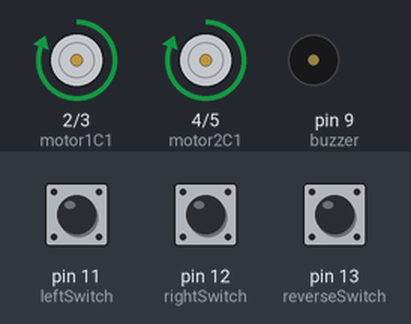
Recording of a sketch running on a simulated Arduino Uno, built with avr-gcc and run on an emulated ATmega328P. On the bench: motor-driver pin pairs drawn as motors (green arrow = first pin HIGH = forward, orange = second pin HIGH = backward, longer = more drive), buzzer (waves = sounding). Inputs (shaded band) come from the test bench; at power-on: pin 13 (reverseSwitch) LOW, pin 11 (leftSwitch) LOW, pin 12 (rightSwitch) LOW.

Above: at 1.2 s.
1.3 s: pin 13 (reverseSwitch) pulled HIGH for 0.15 s
At 1.64 s:
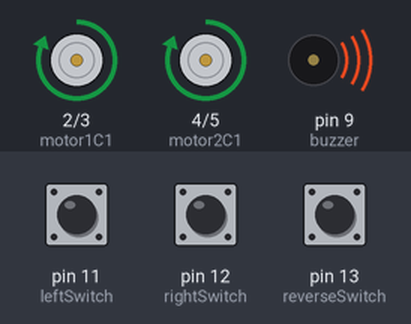
3.3 s: pin 11 (leftSwitch) pulled HIGH for 0.15 s
At 3.37 s:
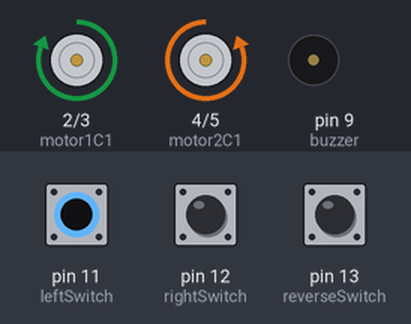
4.9 s: pin 12 (rightSwitch) pulled HIGH for 0.15 s
At 4.97 s:
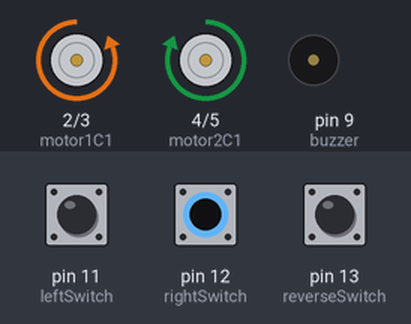
6.5 s: pin 12 (rightSwitch) pulled HIGH for 3.2 s
At 10.7 s:
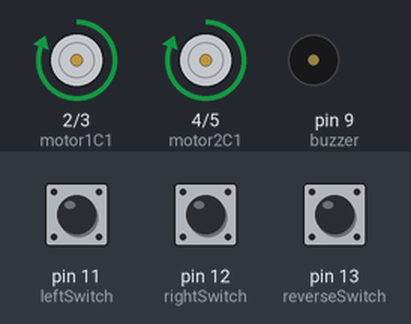
11.2 s: pin 11 (leftSwitch) pulled HIGH for 3.2 s
At 11.8 s:
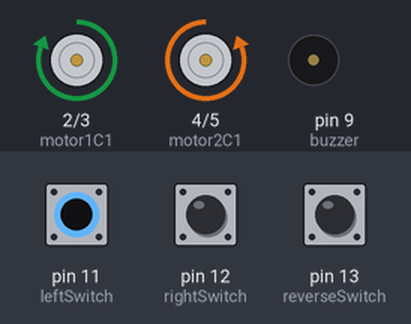
Timing chart, 0 to 15.9 s (numbered marks = the images above; inputs shaded):
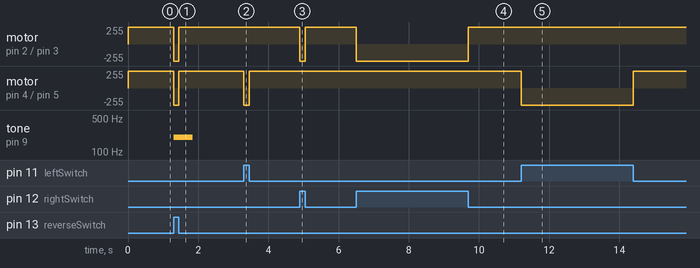

Measured:
- after the input at 1.3 s, motor on pin 2 (motor1C1) / pin 3 (motor1C2), motor on pin 4 (motor2C1) / pin 5 (motor2C2): forward 255/255 → backward 255/255 at once, → forward 255/255 0.15 s later; tone on pin 9 (buzzer): silent → 200 Hz at once, → silent 0.54 s later
- after the input at 3.3 s, motor on pin 4 (motor2C1) / pin 5 (motor2C2): forward 255/255 → backward 255/255 at once, → forward 255/255 0.15 s later
- after the input at 4.9 s, motor on pin 2 (motor1C1) / pin 3 (motor1C2): forward 255/255 → backward 255/255 at once, → forward 255/255 0.15 s later
- after the input at 6.5 s, motor on pin 2 (motor1C1) / pin 3 (motor1C2): forward 255/255 → backward 255/255 at once, → forward 255/255 3.2 s later
- after the input at 11.2 s, motor on pin 4 (motor2C1) / pin 5 (motor2C2): forward 255/255 → backward 255/255 at once, → forward 255/255 3.2 s later

The sketch:

CodigoArduino.ino
```cpp
int motor1C1=2;
int motor1C2=3;
int motor2C1=4;
int motor2C2=5;

int buzzer = 9;

int leftSwitch=11;
int rightSwitch=12;
int reverseSwitch=13;

void setup() {

  pinMode(motor1C1,OUTPUT);
  pinMode(motor1C2,OUTPUT);
  pinMode(motor2C1,OUTPUT);
  pinMode(motor2C2,OUTPUT);

  pinMode(leftSwitch,INPUT);
  pinMode(rightSwitch,INPUT);
  pinMode(reverseSwitch,INPUT);

}

void loop() {
  int left=digitalRead(leftSwitch);
  int right=digitalRead(rightSwitch);
  int reverse=digitalRead(reverseSwitch);

  if(left==1 && right==0){
    digitalWrite(motor1C1,HIGH);
    digitalWrite(motor1C2,LOW);
    digitalWrite(motor2C1,LOW);
    digitalWrite(motor2C2,HIGH);
  }
  else if(left==0 && right==1){
    digitalWrite(motor1C1,LOW);
    digitalWrite(motor1C2,HIGH);
    digitalWrite(motor2C1,HIGH);
    digitalWrite(motor2C2,LOW);
  }
  else if(reverse==1){
    digitalWrite(motor1C1,LOW);
    digitalWrite(motor1C2,HIGH);
    digitalWrite(motor2C1,LOW);
    digitalWrite(motor2C2,HIGH);
    tone(buzzer,200,500);
  }
  else{
    digitalWrite(motor1C1,HIGH);
    digitalWrite(motor1C2,LOW);
    digitalWrite(motor2C1,HIGH);
    digitalWrite(motor2C2,LOW);
  }

}
```
